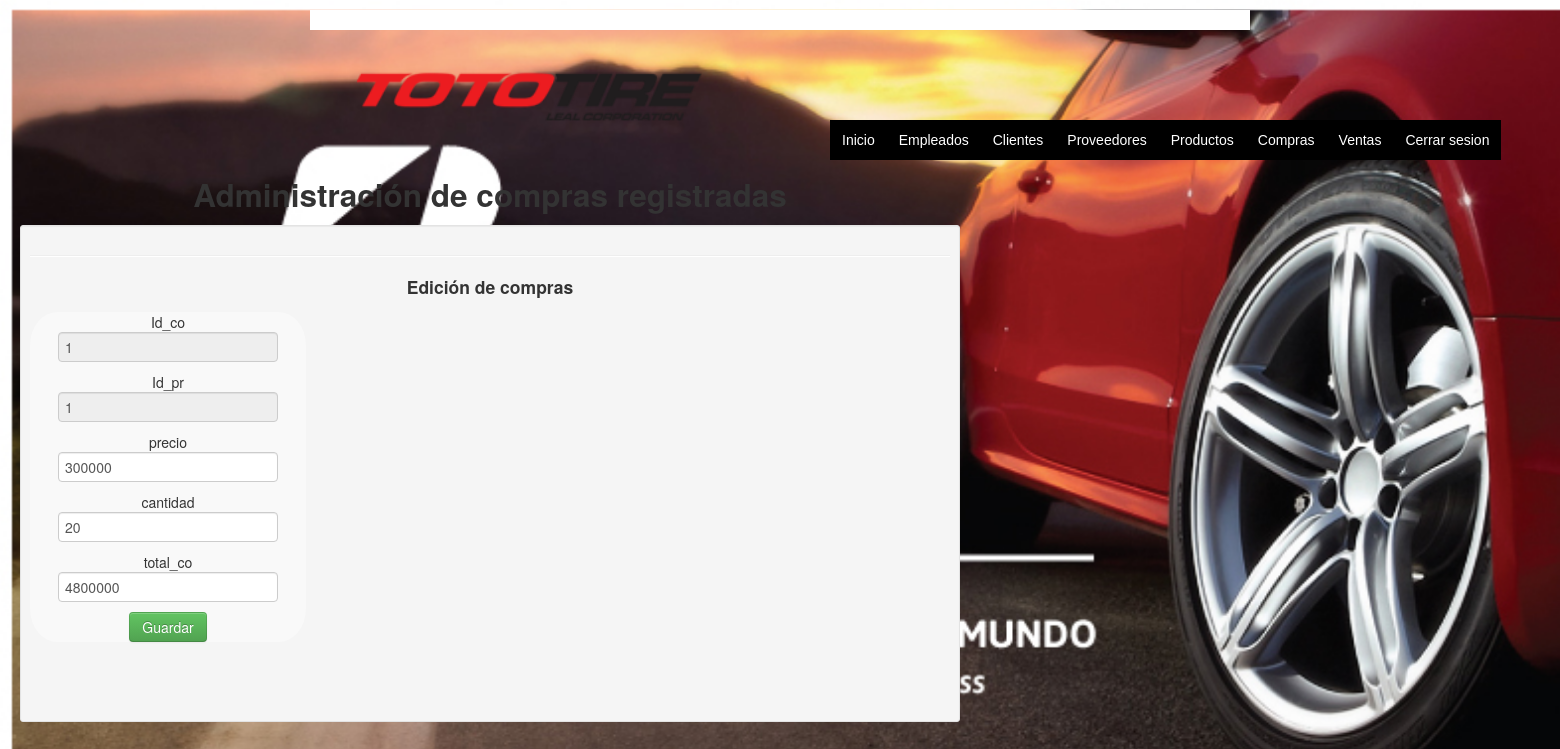
Screenshot of /controlador/actualizarcom.php?id=1 (signed in) with the database file from the repository.
### tables this page shows
CREATE TABLE `compra` (
  `id_co` int(11) NOT NULL,
  `id_pr` int(11) DEFAULT NULL,
  `precio` varchar(250) DEFAULT NULL,
  `cantidad` int(11) DEFAULT NULL,
  `total_co` varchar(250) DEFAULT NULL
);

### controlador/actualizarcom.php (the view, shortened to what this page needs)
<!DOCTYPE html>
<html lang="en">
  <head>
    <link href="bootstrap/css/bootstrap.min.css" rel="stylesheet"/>
<link rel="stylesheet" type="text/css" href="css\acem.css" />
  </head>
<body >
<div class="container">
<div class="row">
</div>
<div class="menu"style=" background: #ffffff;">
 <?php
include("../vista/menu.php");
?>
	<div class="span12">
		<div class="caption">
		<h2> Administración de compras registradas</h2>
		<div class="well well-small">
		<hr class="soft"/>
		<h4>Edición de compras</h4>
		<div class="row-fluid">
		<?php
		extract($_GET);
		require("../modelo/connect_db.php");
		$id = $_GET['id'];
		$sql="SELECT * FROM compra WHERE id_co= '$id'";
		$ressql=mysqli_query($mysqli,$sql);
		while ($row=mysqli_fetch_row($ressql)){
			    	$id_co=$row[0];
		    	$id_pr=$row[1];
		    	$precio=$row[2];
		    	$cantidad=$row[3];
		    	$total_co=$row[4];
			}
		?>
		<form action="../modelo/ejecutaactualizarcom.php" method="post">
				Id_co<br><input type="text" name="id_co" value= "<?php echo $id_co?>" readonly="readonly"><br>
				Id_pr<br><input type="text" name="id_pr" value= "<?php echo $id_pr ?>" readonly="readonly"><br>
				precio<br> <input type="text" name="precio_co" value="<?php echo $precio ?>" pattern="[0-9]*"><br>
				cantidad <br> <input type="text" name="cantidad_co" value="<?php echo $cantidad ?>" pattern="[0-9]*"><br>
				total_co <br> <input type="text" name="total_co" value="<?php echo $total_co ?>"pattern="[0-9]*"><br>
				<input type="submit" value="Guardar" class="btn btn-success btn-primary">
			</form>
		<div class="span8">
		</div>
		</div>
		<br/>
		</div>
</div>
	</div>
  </body>
</html>

### controlador/css/acem.css (style rules this page uses)
body { background-image: url(LLANTA.JPG); background-repeat: no-repeat; background-attachment: fixed; background-size: cover; text-align: center; font-family: "Times New Roman"; }
div { padding-top: 5px }
form { width:30%; background: rgba(255, 255, 255, 0.37); border-radius:10%; }
::placeholder { color: silver; }
.menu { padding:10px 20px; }

### controlador/css/indexastyle.css (style rules this page uses)
* { margin:0px; padding:0px; }
body { background-image: url(LLANTA.JPG); background-repeat: no-repeat; background-attachment: fixed; background-size: cover; text-align: center; font-family: "Times New Roman"; }

### rows the page displays
compra: id_co "1", id_pr "1", precio_co "300000", cantidad_co "20", total_co "4800000"
